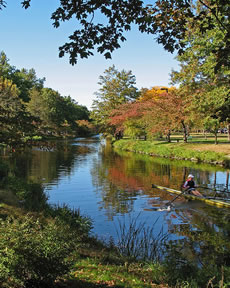
%> input picture Res/charles_original.jpg, 230 x 288 px
$ octave --eval "result = myGradient(imread('../../Res/charles_original.jpg'));"   (GNU Octave 9; MATLAB toolbox functions it lacks are replaced by stand-ins)
%> lines starting %> are read from the running program, lines starting %| are printed output that depends on the picture
%***************************
%*  Gradient With Correct Edges
%*  Mahmoud Farshbaf Doustar
%*
%*  2010,3,10
%*
%* Description:
%* Making a Canvas one pixel larger than the image in each direction
%* Filling Canvas with 1
%* Compute Gradients in X and Y,
%* This time edges have value and don''t make artifact in furthure HOG
%* processing
%***************************
%
%I : input Image
%Fx: Gradient in X direction
%Fy: Gradient in Y direction
%
%
%******************************

function [Fx,Fy]=myGradient(I)
%correctig gradient on edges
I=imadjust(I);
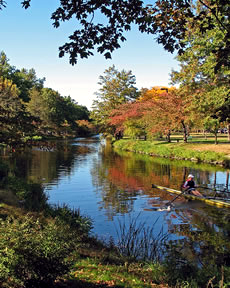
%> I: size 288x230x3 uint8; mean R, G, B 101.6, 104.5, 91
[hcol,hrow]=size(I);
%> hcol = 288; hrow = 690
temp= ones(hcol+2,hrow+2);
temp(2:1+hcol,2:1+hrow)=I(:,:);
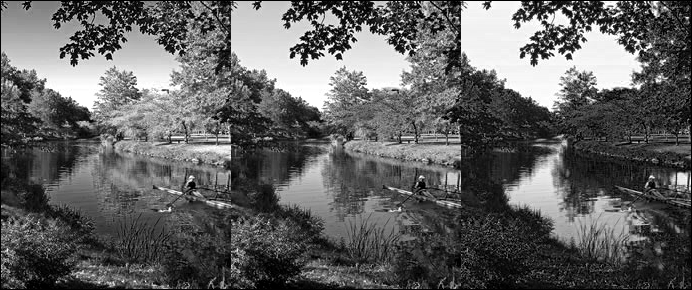
%> temp: size 290x692 double; min 0, max 255, mean 98.1

Fx=filter2([1;0;-1],temp);
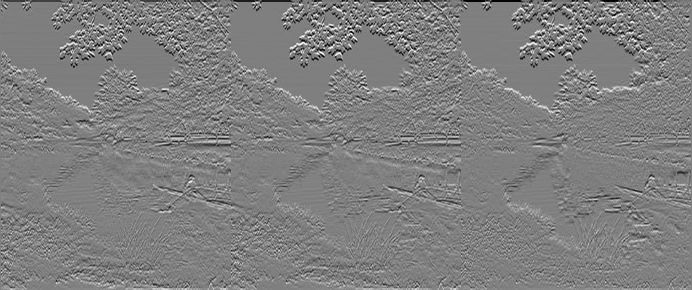
%> Fx: size 290x692 double; min -255, max 255, mean 0; drawn with min black and max white
Fx=Fx(3:hcol,3:hrow);
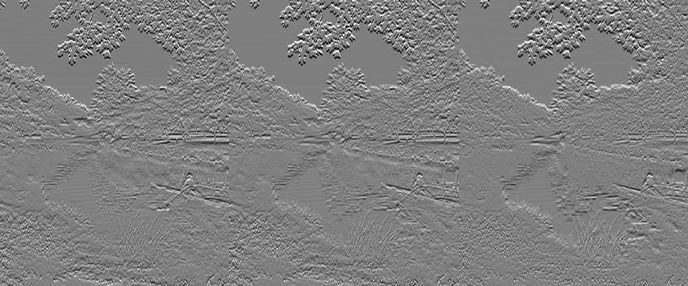
%> Fx: size 286x688 double; min -255, max 255, mean 0.5; drawn with min black and max white
Fy=filter2([1;0;-1]',temp);
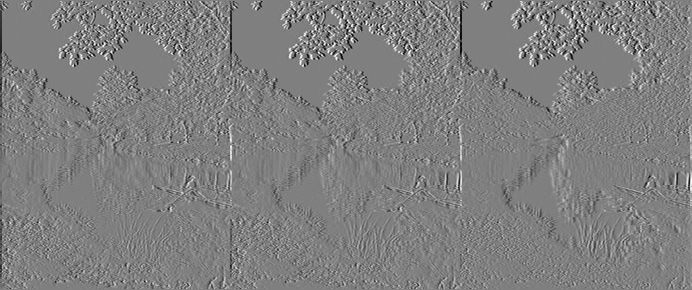
%> Fy: size 290x692 double; min -255, max 255, mean 0; mean of the top-left, top-right, bottom-left and bottom-right quarters -0.6, 0.6, -0.5, 0.5; drawn with min black and max white
Fy=Fy(3:hcol,3:hrow);
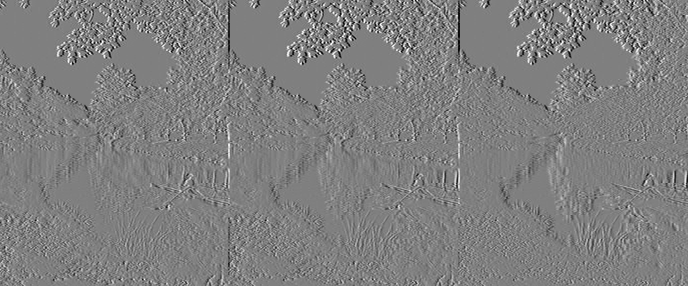
%> Fy: size 286x688 double; min -255, max 255, mean 0.1; drawn with min black and max white
